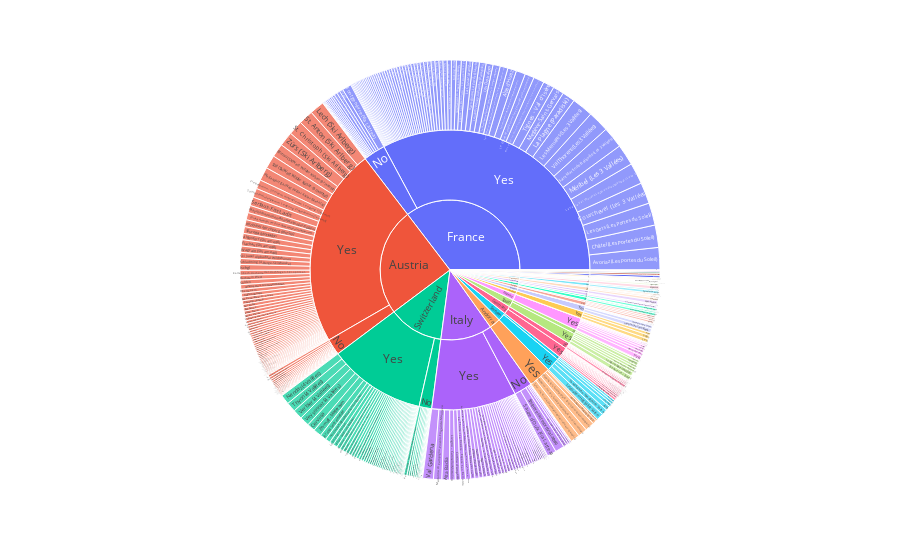

The notebook cell saved with this chart:
### Markdown cell above
### **d) (3pts)** 

An alternative to a tree map is a sunburst plot, the principle is similar to a tree map. 

Recall from the lecture that:
- Each ring is a different level of the hierarchy
- Each segment of a ring belongs to one categorical value
- The size of a segment is either divided proportionally to a value

Now, we would like to have an overview of the attribute "TotalLifts" aggregated by different level of hierarchy.

Make a sunburst plot where
- the first hierarchy(ring) is "Country"
- the second hierarchy(ring) is "Snowparks" (whether the resort has snowparks)
- the third hierarchy(ring) is "Resort"
- the size of the segments is determined by the attribute "TotalLifts".

Then, briefly discuss your findings from the plot.

*Hint: You can use the sunburst function from plotly.express.*

### Code cell
px.sunburst(df_v, path=['Country', 'Snowparks', 'Resort'], values='TotalLifts')

### Figure 1 — Plotly figure (JSON) as saved in the notebook; plotly's stock layout.template omitted (floating-point values rounded to 4 significant figures; data arrays with more than 128 entries replaced by an {"elided": "..."} marker saying what was removed)
{"data": [{"branchvalues": "total", "domain": {"x": [0, 1], "y": [0, 1]}, "hovertemplate": "labels=%{label}<br>TotalLifts=%{value}<br>parent=%{parent}<br>id=%{id}<extra></extra>", "ids": {"elided": "431 str values"}, "labels": {"elided": "431 str values"}, "name": "", "parents": {"elided": "431 str values"}, "type": "sunburst", "values": {"elided": "431 int values"}}], "layout": {"legend": {"tracegroupgap": 0}, "margin": {"t": 60}}}
